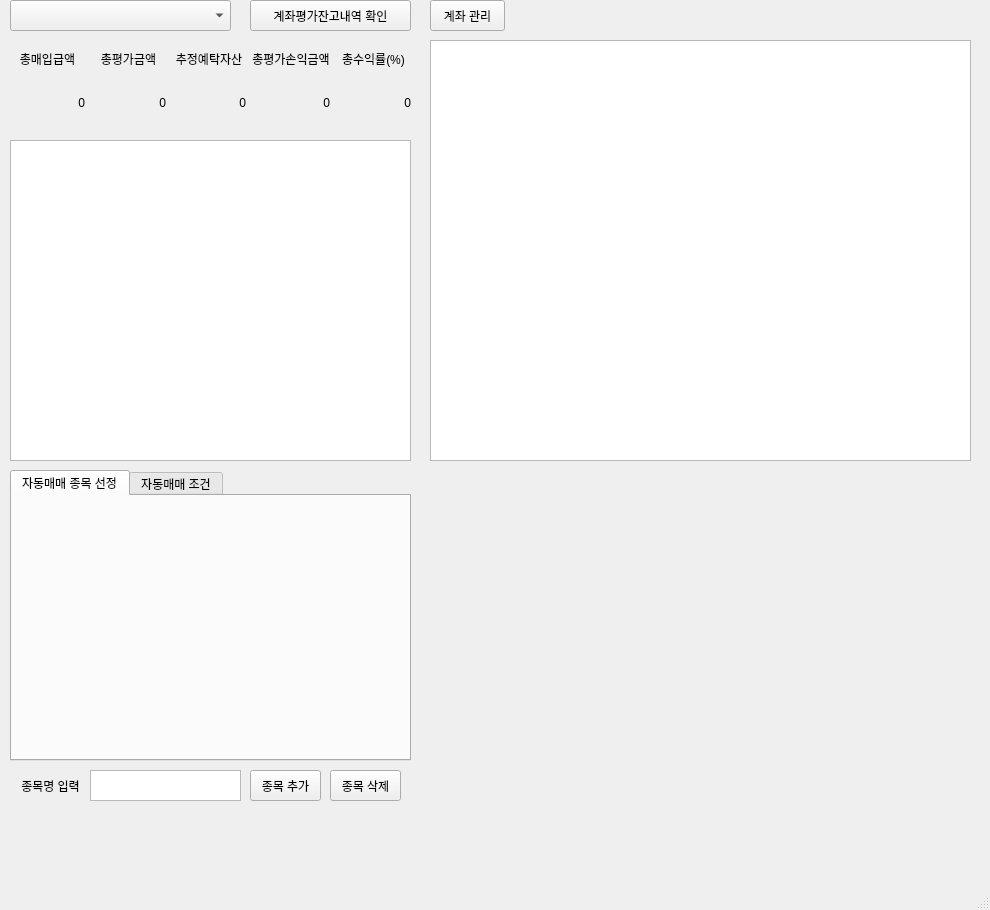
<?xml version="1.0" encoding="UTF-8"?>
<ui version="4.0">
 <class>MainWindow</class>
 <widget class="QMainWindow" name="MainWindow">
  <property name="geometry">
   <rect>
    <x>0</x>
    <y>0</y>
    <width>990</width>
    <height>910</height>
   </rect>
  </property>
  <property name="windowTitle">
   <string>MainWindow</string>
  </property>
  <widget class="QWidget" name="centralwidget">
   <widget class="QPushButton" name="call_account">
    <property name="geometry">
     <rect>
      <x>250</x>
      <y>0</y>
      <width>161</width>
      <height>31</height>
     </rect>
    </property>
    <property name="text">
     <string>계좌평가잔고내역 확인</string>
    </property>
   </widget>
   <widget class="QComboBox" name="accComboBox">
    <property name="geometry">
     <rect>
      <x>10</x>
      <y>0</y>
      <width>221</width>
      <height>31</height>
     </rect>
    </property>
   </widget>
   <widget class="QWidget" name="gridLayoutWidget">
    <property name="geometry">
     <rect>
      <x>10</x>
      <y>40</y>
      <width>401</width>
      <height>81</height>
     </rect>
    </property>
    <layout class="QGridLayout" name="gridLayout">
     <property name="sizeConstraint">
      <enum>QLayout::SetNoConstraint</enum>
     </property>
     <item row="0" column="4">
      <widget class="QLabel" name="label_05">
       <property name="frameShape">
        <enum>QFrame::NoFrame</enum>
       </property>
       <property name="text">
        <string>총수익률(%)</string>
       </property>
       <property name="alignment">
        <set>Qt::AlignCenter</set>
       </property>
      </widget>
     </item>
     <item row="0" column="0">
      <widget class="QLabel" name="label_01">
       <property name="frameShape">
        <enum>QFrame::NoFrame</enum>
       </property>
       <property name="text">
        <string>총매입급액</string>
       </property>
       <property name="alignment">
        <set>Qt::AlignCenter</set>
       </property>
      </widget>
     </item>
     <item row="0" column="2">
      <widget class="QLabel" name="label_03">
       <property name="frameShape">
        <enum>QFrame::NoFrame</enum>
       </property>
       <property name="text">
        <string>추정예탁자산</string>
       </property>
       <property name="alignment">
        <set>Qt::AlignCenter</set>
       </property>
      </widget>
     </item>
     <item row="0" column="1">
      <widget class="QLabel" name="label_02">
       <property name="frameShape">
        <enum>QFrame::NoFrame</enum>
       </property>
       <property name="text">
        <string>총평가금액</string>
       </property>
       <property name="alignment">
        <set>Qt::AlignCenter</set>
       </property>
      </widget>
     </item>
     <item row="0" column="3">
      <widget class="QLabel" name="label_04">
       <property name="frameShape">
        <enum>QFrame::NoFrame</enum>
       </property>
       <property name="text">
        <string>총평가손익금액</string>
       </property>
       <property name="alignment">
        <set>Qt::AlignCenter</set>
       </property>
      </widget>
     </item>
     <item row="1" column="0">
      <widget class="QLabel" name="label_1">
       <property name="frameShape">
        <enum>QFrame::NoFrame</enum>
       </property>
       <property name="text">
        <string>0</string>
       </property>
       <property name="alignment">
        <set>Qt::AlignRight|Qt::AlignTrailing|Qt::AlignVCenter</set>
       </property>
      </widget>
     </item>
     <item row="1" column="1">
      <widget class="QLabel" name="label_2">
       <property name="frameShape">
        <enum>QFrame::NoFrame</enum>
       </property>
       <property name="text">
        <string>0</string>
       </property>
       <property name="alignment">
        <set>Qt::AlignRight|Qt::AlignTrailing|Qt::AlignVCenter</set>
       </property>
      </widget>
     </item>
     <item row="1" column="2">
      <widget class="QLabel" name="label_3">
       <property name="text">
        <string>0</string>
       </property>
       <property name="alignment">
        <set>Qt::AlignRight|Qt::AlignTrailing|Qt::AlignVCenter</set>
       </property>
      </widget>
     </item>
     <item row="1" column="3">
      <widget class="QLabel" name="label_4">
       <property name="text">
        <string>0</string>
       </property>
       <property name="alignment">
        <set>Qt::AlignRight|Qt::AlignTrailing|Qt::AlignVCenter</set>
       </property>
      </widget>
     </item>
     <item row="1" column="4">
      <widget class="QLabel" name="label_5">
       <property name="text">
        <string>0</string>
       </property>
       <property name="alignment">
        <set>Qt::AlignRight|Qt::AlignTrailing|Qt::AlignVCenter</set>
       </property>
      </widget>
     </item>
    </layout>
   </widget>
   <widget class="QTableWidget" name="stocklistTableWidget_2">
    <property name="geometry">
     <rect>
      <x>10</x>
      <y>140</y>
      <width>401</width>
      <height>321</height>
     </rect>
    </property>
   </widget>
   <widget class="QPushButton" name="acc_manage">
    <property name="geometry">
     <rect>
      <x>430</x>
      <y>0</y>
      <width>75</width>
      <height>31</height>
     </rect>
    </property>
    <property name="text">
     <string>계좌 관리</string>
    </property>
   </widget>
   <widget class="QTableWidget" name="Danger_wd">
    <property name="geometry">
     <rect>
      <x>430</x>
      <y>40</y>
      <width>541</width>
      <height>421</height>
     </rect>
    </property>
   </widget>
   <widget class="QTabWidget" name="buylast">
    <property name="geometry">
     <rect>
      <x>10</x>
      <y>470</y>
      <width>401</width>
      <height>291</height>
     </rect>
    </property>
    <property name="currentIndex">
     <number>0</number>
    </property>
    <widget class="QWidget" name="tab_1">
     <attribute name="title">
      <string>자동매매 종목 선정</string>
     </attribute>
    </widget>
    <widget class="QWidget" name="tab_2">
     <attribute name="title">
      <string>자동매매 조건</string>
     </attribute>
    </widget>
   </widget>
   <widget class="QLabel" name="label">
    <property name="geometry">
     <rect>
      <x>10</x>
      <y>770</y>
      <width>81</width>
      <height>31</height>
     </rect>
    </property>
    <property name="text">
     <string>종목명 입력</string>
    </property>
    <property name="alignment">
     <set>Qt::AlignCenter</set>
    </property>
   </widget>
   <widget class="QTextEdit" name="searchitem_te">
    <property name="geometry">
     <rect>
      <x>90</x>
      <y>770</y>
      <width>151</width>
      <height>31</height>
     </rect>
    </property>
   </widget>
   <widget class="QPushButton" name="additem_btn">
    <property name="geometry">
     <rect>
      <x>250</x>
      <y>770</y>
      <width>71</width>
      <height>31</height>
     </rect>
    </property>
    <property name="text">
     <string>종목 추가</string>
    </property>
   </widget>
   <widget class="QPushButton" name="delitem_btn">
    <property name="geometry">
     <rect>
      <x>330</x>
      <y>770</y>
      <width>71</width>
      <height>31</height>
     </rect>
    </property>
    <property name="text">
     <string>종목 삭제</string>
    </property>
   </widget>
  </widget>
  <widget class="QMenuBar" name="menubar">
   <property name="geometry">
    <rect>
     <x>0</x>
     <y>0</y>
     <width>990</width>
     <height>21</height>
    </rect>
   </property>
  </widget>
  <widget class="QStatusBar" name="statusbar"/>
 </widget>
 <resources/>
 <connections/>
</ui>
